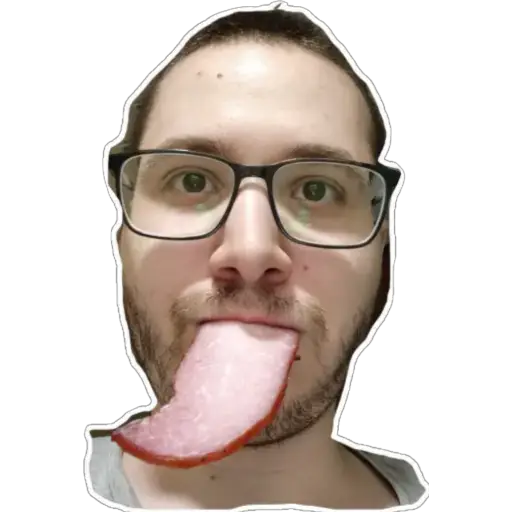
#> input picture lab3/test.png, 512 x 512 px
$ python ex6.py
#> lines starting #> are read from the running program, lines starting #| are printed output that depends on the picture
import numpy as np
from PIL import Image
from scipy.ndimage import convolve

def sobel_edge_detection(img):
    Kx = np.array([
        [-1, 0, 1],
        [-2, 0, 2],
        [-1, 0, 1]
    ])

    Ky = np.array([
        [-1, -2, -1],
        [ 0,  0,  0],
        [ 1,  2,  1]
    ])

    Gx = convolve(img, Kx)
    Gy = convolve(img, Ky)

    G = np.hypot(Gx, Gy)
    G = np.clip(G, 0, 255)
    return G.astype(np.uint8)


def main():
    # Load the image
    img = Image.open("test.png").convert('L')
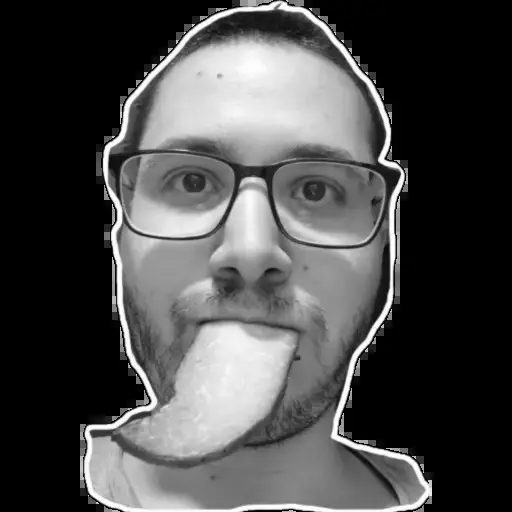
#> img: PIL image 512x512 L; min 0, max 255, mean 74.3
    img = np.array(img)

    # Apply Sobel edge detection
    sobel_img = sobel_edge_detection(img)
#> in sobel_edge_detection, `Gx = convolve(img, Kx)`:
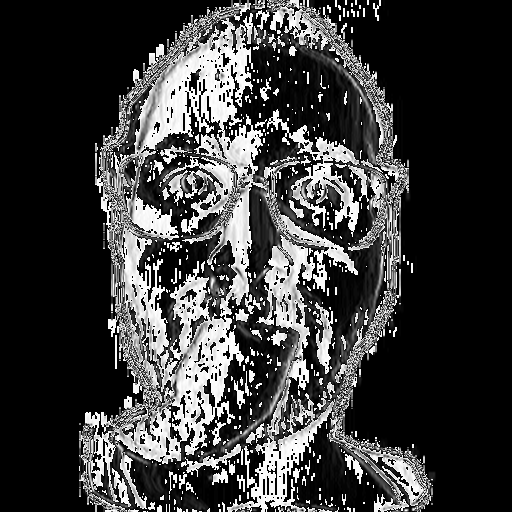
#> Gx: shape (512, 512); min 0, max 255, mean 59.6
#> in sobel_edge_detection, `Gy = convolve(img, Ky)`:
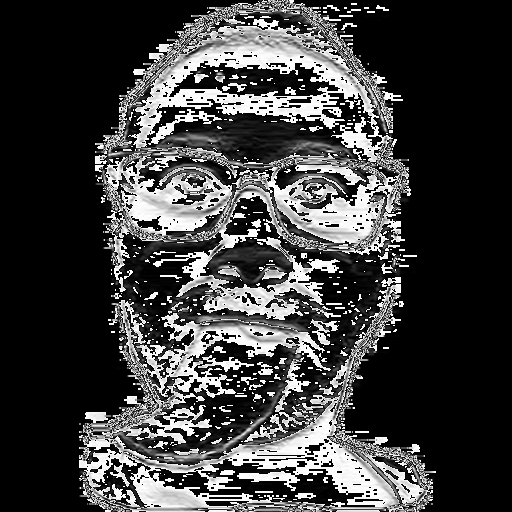
#> Gy: shape (512, 512); min 0, max 255, mean 62.5
#> in sobel_edge_detection, `G = np.hypot(Gx, Gy)`:
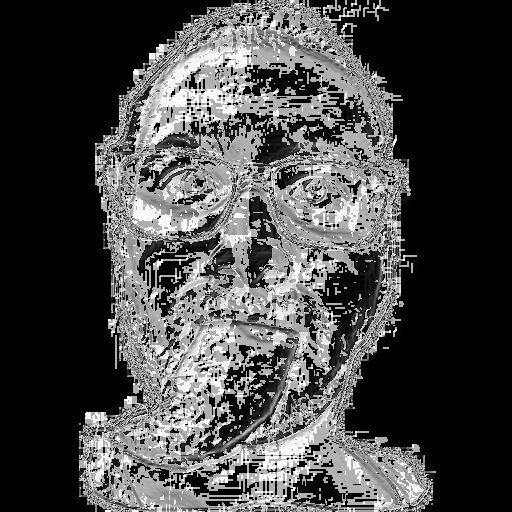
#> G: shape (512, 512) float16; min 0, max 360.5, mean 101; drawn with min black and max white
#> in sobel_edge_detection, `G = np.clip(G, 0, 255)`:
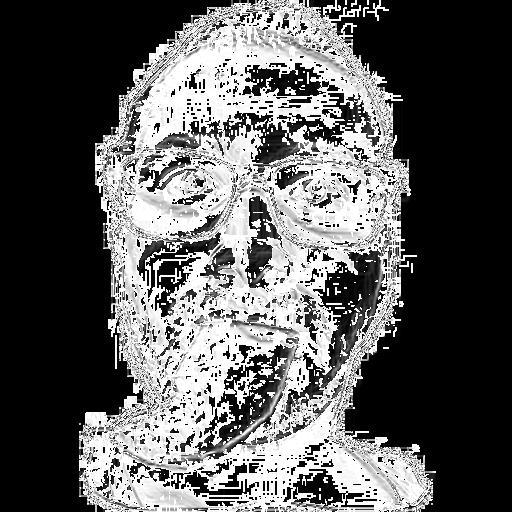
#> G: shape (512, 512) float16; min 0, max 255, mean 93.6

    # Convert the result to an image and save it
    sobel_img = Image.fromarray(sobel_img)
    sobel_img.convert('RGB').save("output.jpg")

if __name__ == "__main__":
    main()

$ run again, with lab3/random.png copied over lab3/test.png
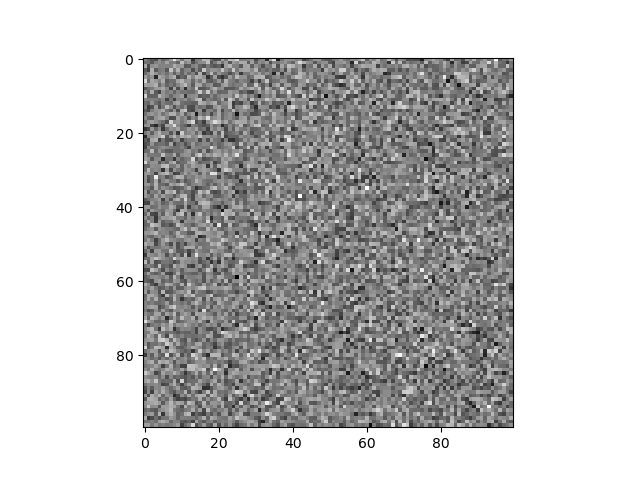
#> input picture lab3/random.png, 640 x 480 px
#> in sobel_edge_detection, `Gy = convolve(img, Ky)`:
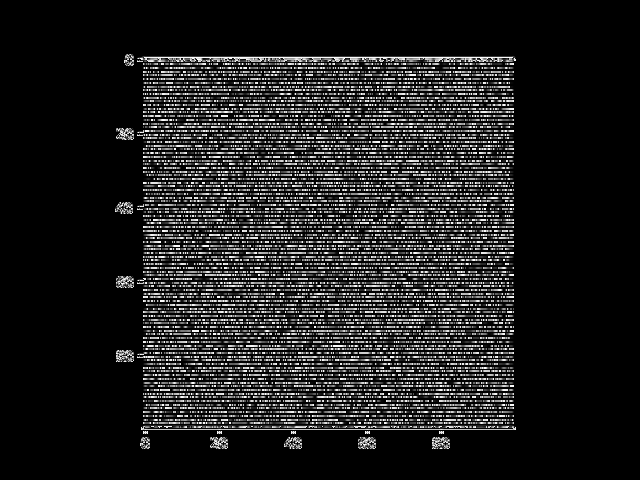
#> Gy: shape (480, 640); min 0, max 255, mean 32.3
#> in sobel_edge_detection, `G = np.clip(G, 0, 255)`:
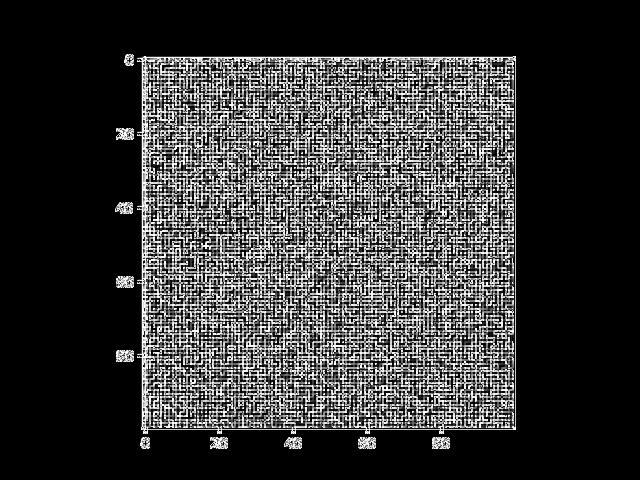
#> G: shape (480, 640) float16; min 0, max 255, mean 55.4
